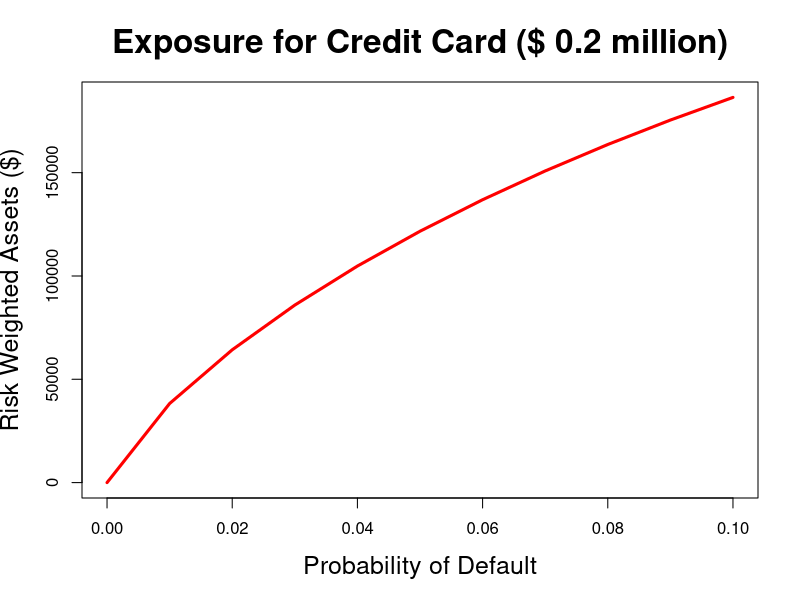

The R source for this figure:
EAD = 200000
LGD = 0.5
R = 0.04
B = {}
K = {}
RWA = {}

x = 0:10
#PD = 0.000 to 0.100
M = 2

eq0 <- function(x) {x/100}
eq3 <- function(PD) {(LGD*pnorm(((1/(1-R))^0.5)*qnorm(PD)+((R/(1-R))^0.5)*qnorm(0.999))-LGD*PD)}
eq4 <- function(K) {K*12.5*EAD}

PD = data.frame(pd=eq0(x))
for (i in 1:11){
  K[i] = eq3(PD$pd[i])
  RWA[i] = eq4(K[i])
}
plot(PD$pd,RWA, type="l", col="red", main="Exposure for Credit Card ($ 0.2 million)", cex.main = 2.0, cex.lab = 1.5, cex = 1.5, lwd = 3, xlab = "Probability of Default", ylab = "Risk Weighted Assets ($)")